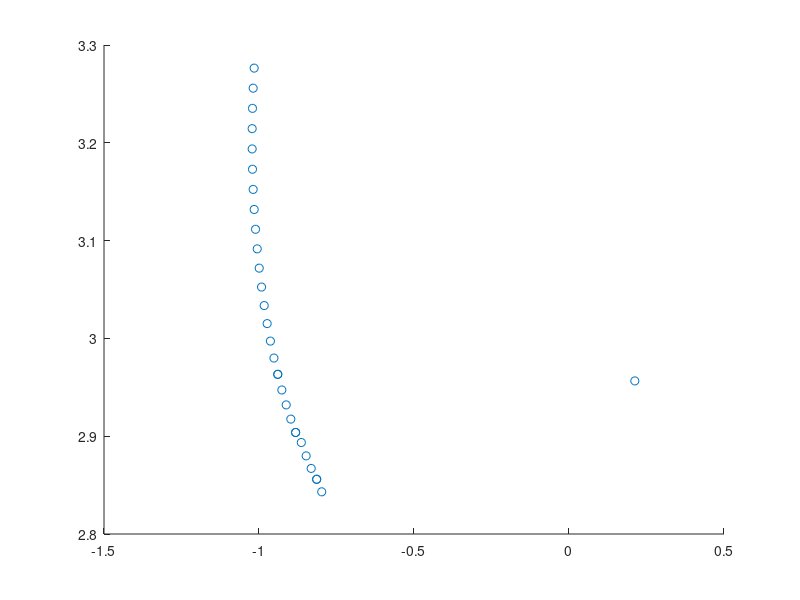

The MATLAB script that drew this image:
px = [-1334, -1540, -1762, -2000, -2252, -2518, -2797, -3087, -3387, -3694, -4008, -4330, -4658, -4991, -5328, -5667, -6007, -6347, -6347, -6685, -7020, -7351, -7676, -7994, -8304, -8605, -8896, -9175, -9441, -9694, -9932, -10154, -10360, -10549, -10720, -10872, -11005, -11118, -11211, -11211, -11283, -11334, -11364, -11373, -11360, -11326, -11271, -11195, -11099, -10983, -10847, -10692, -10518, -10326, -10117, -9892, -9651, -9396, -9396, -9127, -8846, -8553, -8250, -7938, -7618, -7292, -6960, -6624, -6286, -5946, -5606, -5267, -4931, -4599, -4272, -3940, -3940, -3604, -3319, -2992, -2660, -2660, -2324, -1985, -1645, -1305, -1305, -967, -631, -299, 27, 347, 659, 962, 1255, 1536, 1805, 2060, 2301, 2526, 2735, 2927, 3101, 3256, 3392, 3508, 3508, 3604, 3680, 3735, 3769, 3782, 3773, 3743, 3692, 3620, 3527, 3414, 3281, 3129, 2958, 2769, 2563, 2341, 2103, 2103, 1850, 1593, 1335, 1080, 827, 582, 340, 105, -122, -339, -548, -755, -956, -956, -1157, -1358, -1561, -1778, -2005, -2253, -2518, -2801, -3094, -3394, -3694, -3999, -4314, -4644, -4979, -4979, -5317, -5657, -5997, -6336, -6673, -7006, -7335, -7658, -7973, -8280, -8580, -8880, -8880, -9180, -9480, -9780, -10069, -10338, -10595, -10844, -11080, -11080, -11300, -11504, -11690, -11858, -12007, -12137, -12247, -12337, -12406, -12454, -12481, -12487, -12472, -12472, -12435, -12377, -12299, -12200, -12081, -11942, -11784, -11608, -11414, -11203, -10976, -10736, -10490, -10238, -9981, -9981, -9718, -9445, -9160, -8864, -8558, -8243, -7921, -7593, -7260, -7260, -6923, -6585, -6245, -5905, -5565, -5227, -4891, -4558, -4228, -3900, -3579, -3262, -2953, -2653, -2364, -2087, -1823, -1573, -1337, -1117, -914, -728, -560, -411, -281, -281, -171, -81, -12, 37, 65, 69, 54, 18, -39, -116, -213, -333, -470, -626, -801, -993, -1202, -1427, -1427, -1668, -1923, -2191, -2471, -2762, -3065, -3376, -3695, -4020, -4351, -4686, -5024, -5364, -5704, -6043, -6380, -6714, -7043, -7043, -7367, -7684, -7993, -8293, -8582, -8859, -9125, -9378, -9616, -9840, -10048, -10238, -10412, -10569, -10706, -10826, -10927, -11006, -11006, -11067, -11108, -11129, -11130, -11111, -11072, -11013, -10934, -10836, -10719, -10584, -10429, -10258, -10070, -9865, -9645, -9410, -9161, -9161, -8899, -8625, -8340, -8044, -7739, -7426, -7106, -6780, -6449, -6114, -5776, -5436, -5096, -4757, -4420, -4085, -3754, -3430, -3430, -3111, -2799, -2495, -2201, -1917, -1644, -1383, -1135, -901, -681, -476, -287, -114, 42, 180, 301, 404, 486, 486, 551, 597, 624, 632, 621, 590, 541, 473, 385, 280, 157, 16, -142, -316, -506, -712, -933, -1168, -1168, -1389, -1595, -1786, -1961, -2119, -2260, -2384, -2490, -2578, -2648, -2700, -2700, -2733, -2747, -2742, -2719, -2677, -2617, -2538, -2441, -2327, -2195, -2046, -1881, -1700, -1504, -1293, -1068, -829, -577, -313, -38, 247, 542, 846, 846, 1158, 1476, 1800, 2129, 2462, 2799, 3138, 3478, -13069, -13336, -13336, -13625, -13892, -14147, -14448, -14448, -14703, -14946, -15176, -15392, -15392, -15594, -15781, -15953, -16109, -16249, -16372, -16478, -16567, -16639, -16693, -16728, -16746, -16746, -16728, -16693, -16640, -16568, -16480, -16375, -16254, -16120, -15970, -15970, -15805, -15628, -15438, -15261, -15100, -14953, -14825, -14712, -14615, -14533, -14533, -14469, -14419, -14384, -14364, -14359, -14369, -14392, -14428, -14477, -14536, -14609, -14700, -14806, -14929, -15070, -15232, -15411, -15607, -15823, -16055, -16301, -16557, -16557, -16824, -17102, -17389, -17685, -17989, -18300, -18618, -18941, -19269, -19601, -19936, -20274, -20613, -20953, -21293, -21632, -21969, -22303, -22633, -22959];
py = [17999, 17729, 17472, 17229, 17001, 16789, 16594, 16417, 16257, 16112, 15982, 15872, 15782, 15713, 15665, 15638, 15632, 15647, 15647, 15684, 15742, 15820, 15919, 16038, 16177, 16335, 16511, 16705, 16916, 17143, 17386, 17643, 17914, 18197, 18491, 18795, 19108, 19429, 19756, 19756, 20088, 20424, 20763, 21103, 21443, 21781, 22117, 22448, 22774, 23093, 23405, 23707, 23999, 24280, 24548, 24803, 25043, 25268, 25268, 25476, 25667, 25840, 25994, 26129, 26244, 26339, 26414, 26468, 26501, 26513, 26503, 26472, 26420, 26347, 26254, 26181, 26181, 26129, 25893, 25800, 25727, 25727, 25675, 25644, 25634, 25646, 25646, 25679, 25733, 25808, 25903, 26018, 26153, 26307, 26480, 26671, 26879, 27104, 27344, 27599, 27867, 28148, 28440, 28742, 29054, 29373, 29373, 29699, 30030, 30366, 30704, 31044, 31384, 31723, 32059, 32391, 32718, 33039, 33352, 33656, 33950, 34233, 34504, 34761, 35004, 35004, 35231, 35453, 35665, 35874, 36082, 36294, 36503, 36716, 36933, 37150, 37370, 37587, 37809, 37809, 38031, 38253, 38478, 38695, 38912, 39120, 39316, 39499, 39665, 39825, 39962, 40079, 40178, 40259, 40319, 40319, 40358, 40376, 40373, 40349, 40303, 40237, 40150, 40042, 39915, 39768, 39608, 39448, 39448, 39288, 39128, 38968, 38789, 38598, 38391, 38164, 37919, 37919, 37660, 37388, 37104, 36809, 36504, 36190, 35868, 35540, 35207, 34870, 34531, 34191, 33851, 33851, 33513, 33178, 32847, 32522, 32204, 31894, 31593, 31302, 31023, 30757, 30504, 30264, 30030, 29802, 29580, 29580, 29364, 29161, 28976, 28809, 28661, 28532, 28423, 28335, 28267, 28267, 28220, 28187, 28170, 28170, 28187, 28220, 28270, 28336, 28419, 28510, 28621, 28743, 28885, 29046, 29225, 29422, 29636, 29866, 30111, 30370, 30643, 30928, 31224, 31530, 31844, 31844, 32166, 32494, 32827, 33163, 33502, 33843, 34183, 34521, 34856, 35187, 35513, 35832, 36143, 36445, 36737, 37017, 37285, 37540, 37540, 37780, 38005, 38214, 38406, 38581, 38737, 38875, 38994, 39093, 39172, 39231, 39269, 39287, 39284, 39260, 39216, 39152, 39066, 39066, 38962, 38839, 38695, 38534, 38356, 38159, 37947, 37720, 37477, 37221, 36952, 36671, 36379, 36077, 35766, 35448, 35123, 34793, 34793, 34459, 34122, 33782, 33442, 33103, 32765, 32430, 32099, 31774, 31455, 31143, 30840, 30546, 30263, 29991, 29732, 29486, 29254, 29254, 29037, 28836, 28651, 28483, 28332, 28201, 28087, 27992, 27916, 27859, 27822, 27805, 27807, 27828, 27870, 27931, 28011, 28110, 28110, 28227, 28362, 28515, 28685, 28872, 29075, 29293, 29525, 29772, 30031, 30302, 30585, 30878, 31180, 31491, 31809, 32133, 32462, 32462, 32796, 33133, 33472, 33812, 34152, 34491, 34827, 35160, 35489, 35812, 36129, 36438, 36739, 37031, 37313, 37584, 37843, 38089, 38089, 38348, 38618, 38900, 39192, 39493, 39802, 40119, 40442, 40770, 41103, 41439, 41439, 41777, 42117, 42457, 42796, 43133, 43468, 43799, 44125, 44445, 44758, 45064, 45361, 45649, 45926, 46192, 46447, 46689, 46917, 47131, 47331, 47516, 47685, 47838, 47838, 47974, 48093, 48195, 48279, 48345, 48393, 48423, 48440, 46582, 46792, 46792, 46974, 47184, 47408, 47576, 47576, 47800, 48038, 48288, 48550, 48550, 48823, 49107, 49400, 49702, 50012, 50329, 50652, 50980, 51312, 51648, 51986, 52326, 52666, 53006, 53344, 53680, 54013, 54341, 54664, 54978, 55279, 55573, 55573, 55856, 56128, 56390, 56654, 56924, 57202, 57481, 57762, 58046, 58332, 58332, 58618, 58904, 59192, 59481, 59768, 60051, 60327, 60592, 60843, 61083, 61329, 61580, 61836, 62095, 62356, 62618, 62880, 63138, 63393, 63641, 63877, 64100, 64100, 64310, 64506, 64688, 64855, 65007, 65144, 65265, 65370, 65459, 65531, 65586, 65624, 65645, 65649, 65636, 65606, 65559, 65495, 65414, 65317];
px /= 2^14;
py /= 2^14;

hold off
scatter(px(421:450), py(421:450));
hold on

